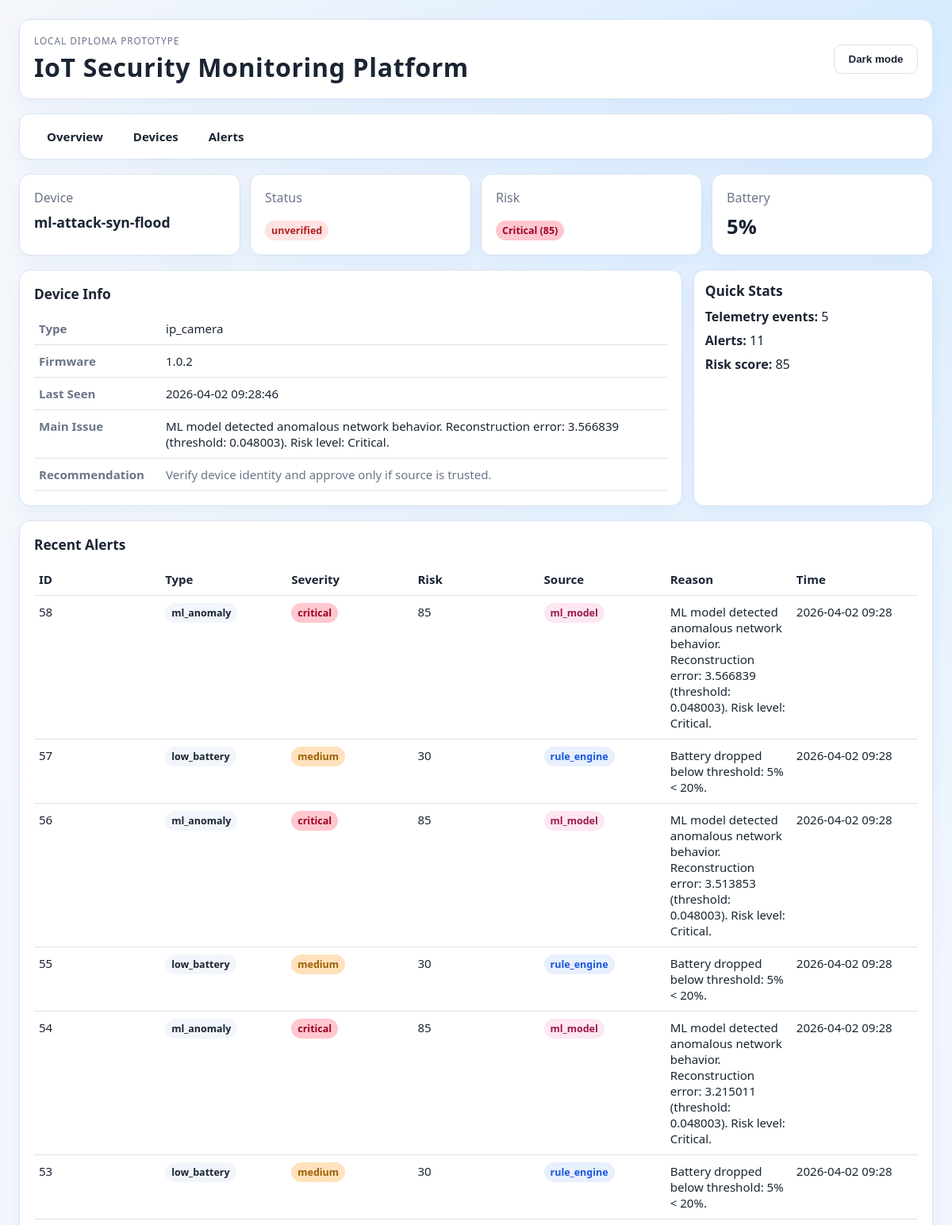
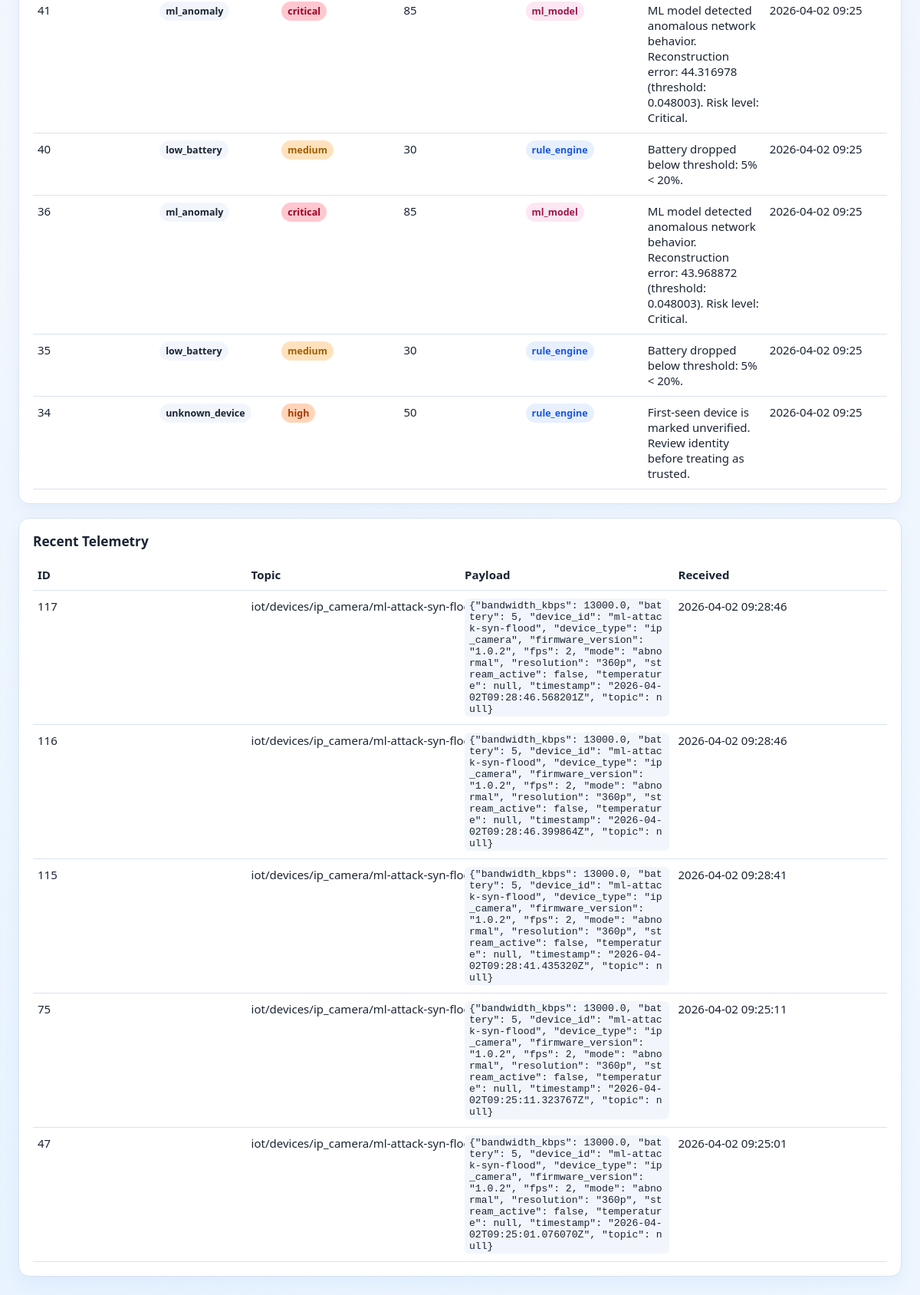
The app's page /dashboard/devices/ml-attack-syn-flood with its own data (2 pictures, top to bottom).
### app/models/device.py (models this page shows)
class Device(Base):
    __tablename__ = "devices"
    id: Mapped[int] = mapped_column(Integer, primary_key=True)
    device_id: Mapped[str] = mapped_column(String(100), unique=True, index=True)
    device_type: Mapped[str] = mapped_column(String(50), index=True)
    name: Mapped[str | None] = mapped_column(String(100), nullable=True)
    status: Mapped[str] = mapped_column(String(30), default="offline")
    firmware_version: Mapped[str | None] = mapped_column(String(50), nullable=True)
    last_seen_at: Mapped[datetime | None] = mapped_column(
        DateTime(timezone=True), nullable=True
    )
    created_at: Mapped[datetime] = mapped_column(
        DateTime(timezone=True), default=utc_now
    )
    updated_at: Mapped[datetime] = mapped_column(
        DateTime(timezone=True), default=utc_now, onupdate=utc_now
    )

### app/models/alert.py (models this page shows)
class Alert(Base):
    __tablename__ = "alerts"
    id: Mapped[int] = mapped_column(Integer, primary_key=True)
    device_id: Mapped[str | None] = mapped_column(
        String(100), index=True, nullable=True
    )
    alert_type: Mapped[str] = mapped_column(String(50), index=True)
    severity: Mapped[str] = mapped_column(String(20), index=True)
    risk_score: Mapped[int] = mapped_column(Integer)
    reason: Mapped[str] = mapped_column(Text)
    source: Mapped[str] = mapped_column(String(50), default="rule_engine")
    status: Mapped[str] = mapped_column(String(30), default="open")
    created_at: Mapped[datetime] = mapped_column(
        DateTime(timezone=True), default=utc_now, index=True
    )

### app/models/telemetry_event.py (models this page shows)
class TelemetryEvent(Base):
    __tablename__ = "telemetry_events"
    id: Mapped[int] = mapped_column(Integer, primary_key=True)
    device_id: Mapped[str | None] = mapped_column(
        String(100), index=True, nullable=True
    )
    topic: Mapped[str] = mapped_column(String(255))
    payload_json: Mapped[str] = mapped_column(Text)
    received_at: Mapped[datetime] = mapped_column(
        DateTime(timezone=True), default=utc_now, index=True
    )

### app/main.py (the view)
@app.get("/dashboard/devices/{device_id}", response_class=HTMLResponse)
def dashboard_device_detail(
    request: Request, device_id: str, db: Session = Depends(get_db)
) -> HTMLResponse:
    detail = _get_device_detail(db, device_id=device_id)
    if detail is None:
        raise HTTPException(status_code=404, detail="Device not found")
    return templates.TemplateResponse(
        request=request,
        name="device_detail.html",
        context={"detail": detail},
    )

### app/templates/device_detail.html (shortened to what this page needs)
<!DOCTYPE html>
<html lang="ru">
<head>
    <link rel="stylesheet" href="{{ url_for('static', path='/dashboard.css') }}">
</head>
<body>
<main class="page-shell">
    <header class="topbar card">
        <div>
            <p class="eyebrow">Local diploma prototype</p>
            <h1>IoT Security Monitoring Platform</h1>
        </div>
        <div class="actions">
            <button type="button" id="theme-toggle" class="theme-toggle" aria-pressed="false">Dark mode</button>
        </div>
    </header>
    <nav class="nav-bar card">
        <a href="/">Overview</a>
        <a href="/dashboard/devices">Devices</a>
        <a href="/dashboard/alerts">Alerts</a>
    </nav>
    <section class="kpis">
        <article class="card kpi">
            <p>Device</p>
            <strong style="font-size:1.1rem">{{ detail.device.device_id }}</strong>
        </article>
        <article class="card kpi">
            <p>Status</p>
            <strong><span class="badge {{ 'online' if detail.device.status == 'online' else 'offline' }}">{{ detail.device.status }}</span></strong>
        </article>
        <article class="card kpi">
            <p>Risk</p>
            <strong><span class="badge risk-{{ detail.device.risk_level | lower }}">{{ detail.device.risk_level }} ({{ detail.device.risk_score }})</span></strong>
        </article>
        <article class="card kpi">
            <p>Battery</p>
            <strong>{{ detail.device.battery if detail.device.battery is not none else '--' }}{% if detail.device.battery is not none %}%{% endif %}</strong>
        </article>
    </section>
    <section class="layout-grid">
        <article class="card">
            <h2>Device Info</h2>
            <table class="detail-table">
                <tr><th>Type</th><td>{{ detail.device.device_type }}</td></tr>
                <tr><th>Firmware</th><td>{{ detail.device.firmware_version or '--' }}</td></tr>
                <tr><th>Last Seen</th><td>{{ detail.device.last_seen_at.strftime('%Y-%m-%d %H:%M:%S') if detail.device.last_seen_at else '--' }}</td></tr>
                <tr><th>Main Issue</th><td>{{ detail.device.main_issue }}</td></tr>
                <tr><th>Recommendation</th><td class="recommendation-cell">{{ detail.device.recommendation }}</td></tr>
            </table>
        </article>
        <aside class="side-column">
            <article class="card side-card-compact">
                <h2>Quick Stats</h2>
                <ul class="detail-stats">
                    <li><strong>Telemetry events:</strong> {{ detail.recent_telemetry | length }}</li>
                    <li><strong>Alerts:</strong> {{ detail.recent_alerts | length }}</li>
                    <li><strong>Risk score:</strong> {{ detail.device.risk_score }}</li>
                </ul>
            </article>
        </aside>
    </section>
    <section class="card">
        <h2>Recent Alerts</h2>
        <table>
            <thead>
            <tr>
                <th>ID</th>
                <th>Type</th>
                <th>Severity</th>
                <th>Risk</th>
                <th>Source</th>
                <th>Reason</th>
                <th>Time</th>
            </tr>
            </thead>
            <tbody>
            {% if detail.recent_alerts %}
                {% for alert in detail.recent_alerts %}
                <tr>
                    <td>{{ alert.id }}</td>
                    <td><span class="badge alert-type">{{ alert.alert_type }}</span></td>
                    <td><span class="badge risk-{{ alert.severity }}">{{ alert.severity }}</span></td>
                    <td>{{ alert.risk_score }}</td>
                    <td><span class="badge source-{{ alert.source }}">{{ alert.source }}</span></td>
                    <td>{{ alert.reason }}</td>
                    <td class="nowrap">{{ alert.created_at.strftime('%Y-%m-%d %H:%M') }}</td>
                </tr>
                {% endfor %}
            {% else %}
                <tr><td colspan="7">No alerts for this device.</td></tr>
            {% endif %}
            </tbody>
        </table>
    </section>
    <section class="card">
        <h2>Recent Telemetry</h2>
        <table>
            <thead>
            <tr>
                <th>ID</th>
                <th>Topic</th>
                <th>Payload</th>
                <th>Received</th>
            </tr>
            </thead>
            <tbody>
            {% if detail.recent_telemetry %}
                {% for event in detail.recent_telemetry %}
                <tr>
                    <td>{{ event.id }}</td>
                    <td class="nowrap">{{ event.topic }}</td>
                    <td><code class="payload-code">{{ event.payload | tojson }}</code></td>
                    <td class="nowrap">{{ event.received_at.strftime('%Y-%m-%d %H:%M:%S') }}</td>
                </tr>
                {% endfor %}
            {% else %}
                <tr><td colspan="4">No telemetry events for this device.</td></tr>
            {% endif %}
            </tbody>
        </table>
    </section>
</main>
</body>
</html>

### app/static/dashboard.css (style rules this page uses)
:root { --bg-1: #f5f7fb; --bg-2: #eef6ff; --glow-top: #d7ebff; --glow-bottom: #e8f3ff; --ink: #1a2433; --muted: #6a7588; --card: #ffffff; --stroke: #d9e3ef; --accent: #1066d6; --accent-soft: #dcecff; --button-bg: #ffffff; --button-ink: #1a2433; --code-bg: #f2f6fc; --ok: #18884f; --warn: #8a6800; --shadow-color: rgb(16 102 214 / 6%); --font-ui: "Segoe UI", "Trebuchet MS", sans-serif; }
* { box-sizing: border-box; }
body { margin: 0; color: var(--ink); font-family: var(--font-ui); background: radial-gradient(circle at top right, var(--glow-top) 0%, transparent 35%), radial-gradient(circle at bottom left, var(--glow-bottom) 0%, transparent 40%), linear-gradient(160deg, var(--bg-1), var(--bg-2)); transition: background 0.25s ease, color 0.25s ease; }
.page-shell { max-width: 1240px; margin: 0 auto; padding: 24px; display: grid; gap: 18px; }
.card { background: var(--card); border: 1px solid var(--stroke); border-radius: 14px; padding: 18px; box-shadow: 0 8px 22px var(--shadow-color); transition: background 0.25s ease, border-color 0.25s ease; }
.topbar { display: flex; justify-content: space-between; align-items: center; gap: 16px; }
.topbar h1 { margin: 4px 0 0; font-size: clamp(1.4rem, 3vw, 2rem); letter-spacing: 0.02em; }
.eyebrow { margin: 0; color: var(--muted); text-transform: uppercase; font-size: 0.74rem; letter-spacing: 0.08em; }
.actions { display: flex; gap: 10px; }
button { border-radius: 10px; border: 1px solid var(--stroke); background: var(--button-bg); color: var(--button-ink); padding: 10px 14px; font-weight: 600; cursor: pointer; transition: background 0.2s ease, border-color 0.2s ease, color 0.2s ease; }
.theme-toggle { min-width: 106px; }
.kpis { display: grid; gap: 12px; grid-template-columns: repeat(4, minmax(0, 1fr)); }
.kpi p { margin: 0; color: var(--muted); }
.kpi strong { display: inline-block; margin-top: 8px; font-size: 1.6rem; }
.layout-grid { display: grid; gap: 14px; grid-template-columns: 2.35fr 0.85fr; }
.side-column { display: grid; gap: 10px; }
.side-card-compact { padding: 14px; }
.side-card-compact h2 { margin-bottom: 10px; }
h2 { margin: 0 0 12px; font-size: 1.08rem; }
table { width: 100%; border-collapse: collapse; font-size: 0.94rem; table-layout: fixed; }
th, td { text-align: left; border-bottom: 1px solid var(--stroke); padding: 10px 6px; vertical-align: top; word-break: break-word; }
.recommendation-cell { color: var(--muted); line-height: 1.35; min-width: 230px; }
.badge { padding: 4px 8px; border-radius: 999px; font-size: 0.78rem; font-weight: 700; }
.badge.offline { background: #ffe2e2; color: #b22020; }
.badge.risk-medium { background: #ffe2bd; color: #9d5f00; }
.badge.risk-high { background: #ffd4b8; color: #a23800; }
.badge.risk-critical { background: #ffc7cf; color: #9d0025; }
code { background: var(--code-bg); border-radius: 6px; padding: 2px 6px; }
.nav-bar { display: flex; gap: 6px; padding: 10px 18px; }
.nav-bar a { padding: 8px 16px; border-radius: 8px; text-decoration: none; color: var(--ink); font-weight: 600; font-size: 0.94rem; transition: background 0.15s ease; }
.nowrap { white-space: nowrap; }
.badge.alert-type { background: var(--code-bg); color: var(--ink); font-weight: 600; }
.badge.source-rule_engine { background: #e8f0fe; color: #1a56db; }
.badge.source-ml_model { background: #fce7f3; color: #9d174d; }
.detail-table { table-layout: auto; }
.detail-table th { width: 160px; color: var(--muted); font-weight: 600; }
.detail-stats { list-style: none; margin: 0; padding: 0; }
.detail-stats li { margin-bottom: 8px; }
.payload-code { font-size: 0.82rem; max-width: 500px; display: inline-block; overflow-wrap: break-word; word-break: break-all; }

### records on screen
Device: device.device_id "ml-attack-syn-flood", device.status "unverified", device.device_type "ip_camera", device "1.0.2", device.last_seen_at "2026-04-02 09:28:46"
Alert: device.main_issue "ML model detected anomalous network behavior. Reconstruction error: 3.566839 (threshold: 0.048003). Risk level: Critical.", id "58", alert_type "ml_anomaly", severity "critical", risk_score "85", source "ml_model", reason "ML model detected anomalous network behavior. Reconstruction error: 3.566839 (threshold: 0.048003). Risk level: Critical.", created_at "2026-04-02 09:28"
Alert: id "57", alert_type "low_battery", severity "medium", risk_score "30", source "rule_engine", reason "Battery dropped below threshold: 5% < 20%.", created_at "2026-04-02 09:28"
Alert: id "56", alert_type "ml_anomaly", severity "critical", risk_score "85", source "ml_model", reason "ML model detected anomalous network behavior. Reconstruction error: 3.513853 (threshold: 0.048003). Risk level: Critical.", created_at "2026-04-02 09:28"
Alert: id "55", alert_type "low_battery", severity "medium", risk_score "30", source "rule_engine", reason "Battery dropped below threshold: 5% < 20%.", created_at "2026-04-02 09:28"
Alert: id "54", alert_type "ml_anomaly", severity "critical", risk_score "85", source "ml_model", reason "ML model detected anomalous network behavior. Reconstruction error: 3.215011 (threshold: 0.048003). Risk level: Critical.", created_at "2026-04-02 09:28"
Alert: id "53", alert_type "low_battery", severity "medium", risk_score "30", source "rule_engine", reason "Battery dropped below threshold: 5% < 20%.", created_at "2026-04-02 09:28"
Alert: id "41", alert_type "ml_anomaly", severity "critical", risk_score "85", source "ml_model", reason "ML model detected anomalous network behavior. Reconstruction error: 44.316978 (threshold: 0.048003). Risk level: Critical.", created_at "2026-04-02 09:25"
Alert: id "40", alert_type "low_battery", severity "medium", risk_score "30", source "rule_engine", reason "Battery dropped below threshold: 5% < 20%.", created_at "2026-04-02 09:25"
Alert: id "36", alert_type "ml_anomaly", severity "critical", risk_score "85", source "ml_model", reason "ML model detected anomalous network behavior. Reconstruction error: 43.968872 (threshold: 0.048003). Risk level: Critical.", created_at "2026-04-02 09:25"
Alert: id "35", alert_type "low_battery", severity "medium", risk_score "30", source "rule_engine", reason "Battery dropped below threshold: 5% < 20%.", created_at "2026-04-02 09:25"
Alert: id "34", alert_type "unknown_device", severity "high", risk_score "50", source "rule_engine", reason "First-seen device is marked unverified. Review identity before treating as trusted.", created_at "2026-04-02 09:25"
TelemetryEvent: id "117", topic "iot/devices/ip_camera/ml-attack-syn-flood/telemetry", payload|tojson "{\"bandwidth_kbps\": 13000.0, \"battery\": 5, \"device_id\": \"ml-attack-syn-flood\", \"device_type\": \"ip_camera\", \"firmware_version\": \"1.0.2\", \"fps\": 2, \"mode\": \"abnormal\", \"resolution\": \"360p\", \"stream_active\": false, \"temperature\": null, \"timestamp\": \"2026-04-02T09:28:46.568201Z\", \"topic\": null}", received_at "2026-04-02 09:28:46"
TelemetryEvent: id "116", topic "iot/devices/ip_camera/ml-attack-syn-flood/telemetry", payload|tojson "{\"bandwidth_kbps\": 13000.0, \"battery\": 5, \"device_id\": \"ml-attack-syn-flood\", \"device_type\": \"ip_camera\", \"firmware_version\": \"1.0.2\", \"fps\": 2, \"mode\": \"abnormal\", \"resolution\": \"360p\", \"stream_active\": false, \"temperature\": null, \"timestamp\": \"2026-04-02T09:28:46.399864Z\", \"topic\": null}", received_at "2026-04-02 09:28:46"
TelemetryEvent: id "115", topic "iot/devices/ip_camera/ml-attack-syn-flood/telemetry", payload|tojson "{\"bandwidth_kbps\": 13000.0, \"battery\": 5, \"device_id\": \"ml-attack-syn-flood\", \"device_type\": \"ip_camera\", \"firmware_version\": \"1.0.2\", \"fps\": 2, \"mode\": \"abnormal\", \"resolution\": \"360p\", \"stream_active\": false, \"temperature\": null, \"timestamp\": \"2026-04-02T09:28:41.435320Z\", \"topic\": null}", received_at "2026-04-02 09:28:41"
TelemetryEvent: id "75", topic "iot/devices/ip_camera/ml-attack-syn-flood/telemetry", payload|tojson "{\"bandwidth_kbps\": 13000.0, \"battery\": 5, \"device_id\": \"ml-attack-syn-flood\", \"device_type\": \"ip_camera\", \"firmware_version\": \"1.0.2\", \"fps\": 2, \"mode\": \"abnormal\", \"resolution\": \"360p\", \"stream_active\": false, \"temperature\": null, \"timestamp\": \"2026-04-02T09:25:11.323767Z\", \"topic\": null}", received_at "2026-04-02 09:25:11"
TelemetryEvent: id "47", topic "iot/devices/ip_camera/ml-attack-syn-flood/telemetry", payload|tojson "{\"bandwidth_kbps\": 13000.0, \"battery\": 5, \"device_id\": \"ml-attack-syn-flood\", \"device_type\": \"ip_camera\", \"firmware_version\": \"1.0.2\", \"fps\": 2, \"mode\": \"abnormal\", \"resolution\": \"360p\", \"stream_active\": false, \"temperature\": null, \"timestamp\": \"2026-04-02T09:25:01.076070Z\", \"topic\": null}", received_at "2026-04-02 09:25:01"

### other values on screen
{{ detail.device.risk_level }} "Critical"
{{ detail.device.risk_score }} "85"
{{ detail.device.battery if detail.device.battery is not none else '--' }} "5"
{{ detail.device.recommendation }} "Verify device identity and approve only if source is trusted."
{{ detail.recent_telemetry | length }} "5"
{{ detail.recent_alerts | length }} "11"
